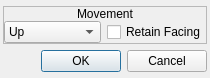
<?xml version="1.0" encoding="UTF-8"?>
<ui version="4.0">
 <class>ConfigureEvent_MovePlayer</class>
 <widget class="QDialog" name="ConfigureEvent_MovePlayer">
  <property name="geometry">
   <rect>
    <x>0</x>
    <y>0</y>
    <width>202</width>
    <height>78</height>
   </rect>
  </property>
  <property name="windowTitle">
   <string>Move Player</string>
  </property>
  <property name="styleSheet">
   <string notr="true">.QFrame
{
	border: 1px solid palette(text);
}

.QFrame&gt;QLabel
{
	background-color: palette(text);
	color: palette(window);
}</string>
  </property>
  <layout class="QVBoxLayout" name="verticalLayout">
   <property name="spacing">
    <number>3</number>
   </property>
   <property name="leftMargin">
    <number>3</number>
   </property>
   <property name="topMargin">
    <number>3</number>
   </property>
   <property name="rightMargin">
    <number>3</number>
   </property>
   <property name="bottomMargin">
    <number>3</number>
   </property>
   <item>
    <widget class="QFrame" name="frame_2">
     <property name="sizePolicy">
      <sizepolicy hsizetype="Preferred" vsizetype="Fixed">
       <horstretch>0</horstretch>
       <verstretch>0</verstretch>
      </sizepolicy>
     </property>
     <property name="frameShape">
      <enum>QFrame::StyledPanel</enum>
     </property>
     <property name="frameShadow">
      <enum>QFrame::Raised</enum>
     </property>
     <layout class="QVBoxLayout" name="verticalLayout_2">
      <property name="spacing">
       <number>0</number>
      </property>
      <property name="leftMargin">
       <number>0</number>
      </property>
      <property name="topMargin">
       <number>0</number>
      </property>
      <property name="rightMargin">
       <number>0</number>
      </property>
      <property name="bottomMargin">
       <number>0</number>
      </property>
      <item>
       <widget class="QLabel" name="label_2">
        <property name="sizePolicy">
         <sizepolicy hsizetype="Preferred" vsizetype="Fixed">
          <horstretch>0</horstretch>
          <verstretch>0</verstretch>
         </sizepolicy>
        </property>
        <property name="text">
         <string>Movement</string>
        </property>
        <property name="alignment">
         <set>Qt::AlignCenter</set>
        </property>
       </widget>
      </item>
      <item>
       <widget class="QWidget" name="widget_2" native="true">
        <layout class="QHBoxLayout" name="horizontalLayout">
         <property name="spacing">
          <number>6</number>
         </property>
         <property name="leftMargin">
          <number>0</number>
         </property>
         <property name="topMargin">
          <number>0</number>
         </property>
         <property name="rightMargin">
          <number>0</number>
         </property>
         <property name="bottomMargin">
          <number>0</number>
         </property>
         <item>
          <widget class="QComboBox" name="optMovement">
           <item>
            <property name="text">
             <string>Up</string>
            </property>
           </item>
           <item>
            <property name="text">
             <string>Right</string>
            </property>
           </item>
           <item>
            <property name="text">
             <string>Down</string>
            </property>
           </item>
           <item>
            <property name="text">
             <string>Left</string>
            </property>
           </item>
           <item>
            <property name="text">
             <string>Forward</string>
            </property>
           </item>
           <item>
            <property name="text">
             <string>Strafe Right</string>
            </property>
           </item>
           <item>
            <property name="text">
             <string>Backward</string>
            </property>
           </item>
           <item>
            <property name="text">
             <string>Strafe Left</string>
            </property>
           </item>
           <item>
            <property name="text">
             <string>Face Up</string>
            </property>
           </item>
           <item>
            <property name="text">
             <string>Face Right</string>
            </property>
           </item>
           <item>
            <property name="text">
             <string>Face Down</string>
            </property>
           </item>
           <item>
            <property name="text">
             <string>Face Left</string>
            </property>
           </item>
           <item>
            <property name="text">
             <string>Turn Left</string>
            </property>
           </item>
           <item>
            <property name="text">
             <string>Turn Right</string>
            </property>
           </item>
           <item>
            <property name="text">
             <string>Turn Around</string>
            </property>
           </item>
          </widget>
         </item>
         <item>
          <widget class="QCheckBox" name="chkRetainFacing">
           <property name="sizePolicy">
            <sizepolicy hsizetype="Fixed" vsizetype="Fixed">
             <horstretch>0</horstretch>
             <verstretch>0</verstretch>
            </sizepolicy>
           </property>
           <property name="text">
            <string>Retain Facing</string>
           </property>
          </widget>
         </item>
        </layout>
       </widget>
      </item>
     </layout>
    </widget>
   </item>
   <item>
    <widget class="QDialogButtonBox" name="buttonBox">
     <property name="orientation">
      <enum>Qt::Horizontal</enum>
     </property>
     <property name="standardButtons">
      <set>QDialogButtonBox::Cancel|QDialogButtonBox::Ok</set>
     </property>
    </widget>
   </item>
  </layout>
 </widget>
 <resources/>
 <connections>
  <connection>
   <sender>buttonBox</sender>
   <signal>accepted()</signal>
   <receiver>ConfigureEvent_MovePlayer</receiver>
   <slot>accept()</slot>
   <hints>
    <hint type="sourcelabel">
     <x>248</x>
     <y>254</y>
    </hint>
    <hint type="destinationlabel">
     <x>157</x>
     <y>274</y>
    </hint>
   </hints>
  </connection>
  <connection>
   <sender>buttonBox</sender>
   <signal>rejected()</signal>
   <receiver>ConfigureEvent_MovePlayer</receiver>
   <slot>reject()</slot>
   <hints>
    <hint type="sourcelabel">
     <x>316</x>
     <y>260</y>
    </hint>
    <hint type="destinationlabel">
     <x>286</x>
     <y>274</y>
    </hint>
   </hints>
  </connection>
 </connections>
</ui>
